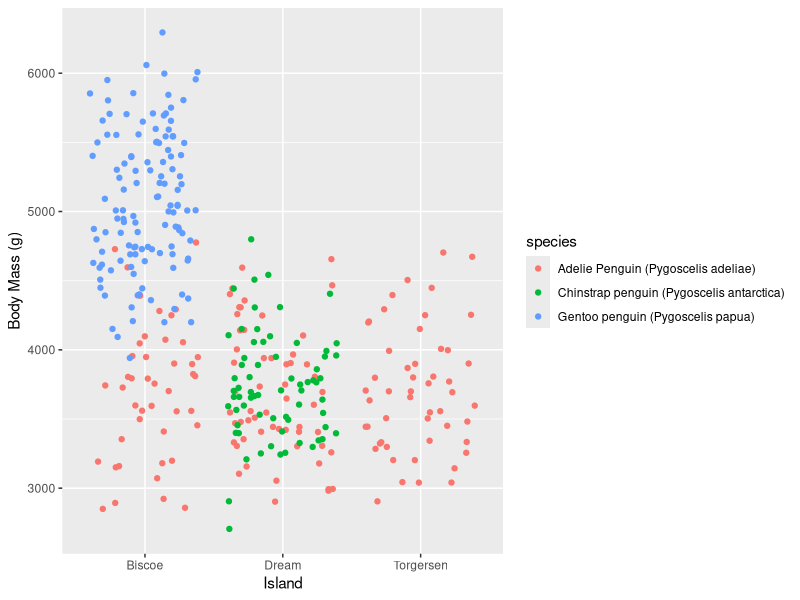
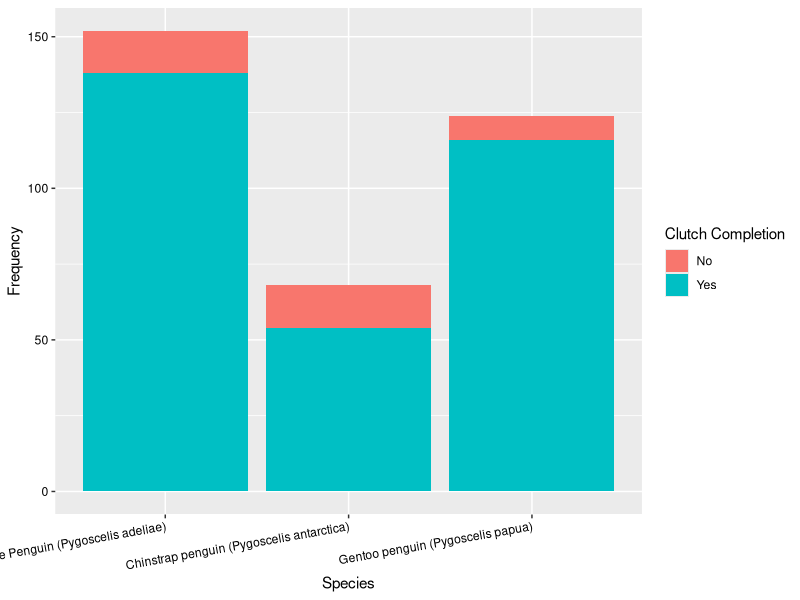

Source code (R) for these figures, in order:
## ---- chunk 1

library(tidyverse)
library(ggplot2)

library(palmerpenguins)
data(package = 'palmerpenguins')
(penguins)
(penguins_raw)

penguins1 <-(penguins) 

penguins_raw1<-(penguins_raw)

penguins_raw1

##Rename

names(penguins_raw1)

penguins_raw2 <-rename(penguins_raw1,
       clutch_completion =`Clutch Completion`,
       body_mass = `Body Mass (g)`,
       species = Species)
penguins_raw2
## ---- chunk 2
ggplot(data= penguins_raw2) +
 geom_jitter(mapping= aes(x= Island, y= body_mass, color= species))+
   labs(y= "Body Mass (g)")


      

ggplot(data= penguins_raw2)+
   geom_bar(mapping=aes(x= species, fill= clutch_completion ))+
   labs(x= "Species", y= "Frequency", fill="Clutch Completion")+
   theme(
   axis.text=element_text(color= "black"),
   axis.text.x= element_text(angle=10, hjust = 1))

